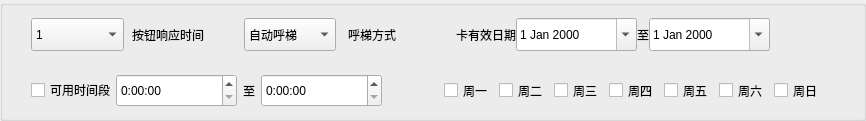
           <widget class="QGroupBox" name="group_card_time">
            <property name="title">
             <string/>
            </property>
            <layout class="QVBoxLayout" name="verticalLayout_18">
             <property name="spacing">
              <number>0</number>
             </property>
             <property name="leftMargin">
              <number>28</number>
             </property>
             <property name="topMargin">
              <number>0</number>
             </property>
             <property name="rightMargin">
              <number>0</number>
             </property>
             <property name="bottomMargin">
              <number>0</number>
             </property>
             <item>
              <layout class="QHBoxLayout" name="horizontalLayout_10">
               <property name="topMargin">
                <number>12</number>
               </property>
               <property name="bottomMargin">
                <number>11</number>
               </property>
               <item>
                <widget class="QComboBox" name="comboBox_response_time">
                 <property name="sizePolicy">
                  <sizepolicy hsizetype="Expanding" vsizetype="Expanding">
                   <horstretch>0</horstretch>
                   <verstretch>0</verstretch>
                  </sizepolicy>
                 </property>
                 <property name="minimumSize">
                  <size>
                   <width>0</width>
                   <height>33</height>
                  </size>
                 </property>
                 <property name="maximumSize">
                  <size>
                   <width>150</width>
                   <height>33</height>
                  </size>
                 </property>
                 <item>
                  <property name="text">
                   <string>1</string>
                  </property>
                 </item>
                 <item>
                  <property name="text">
                   <string>2</string>
                  </property>
                 </item>
                 <item>
                  <property name="text">
                   <string>3</string>
                  </property>
                 </item>
                 <item>
                  <property name="text">
                   <string>4</string>
                  </property>
                 </item>
                 <item>
                  <property name="text">
                   <string>5</string>
                  </property>
                 </item>
                </widget>
               </item>
               <item>
                <widget class="QLabel" name="label_28">
                 <property name="minimumSize">
                  <size>
                   <width>80</width>
                   <height>25</height>
                  </size>
                 </property>
                 <property name="maximumSize">
                  <size>
                   <width>80</width>
                   <height>25</height>
                  </size>
                 </property>
                 <property name="text">
                  <string>按钮响应时间</string>
                 </property>
                 <property name="alignment">
                  <set>Qt::AlignRight|Qt::AlignTrailing|Qt::AlignVCenter</set>
                 </property>
                </widget>
               </item>
               <item>
                <spacer name="horizontalSpacer_35">
                 <property name="orientation">
                  <enum>Qt::Horizontal</enum>
                 </property>
                 <property name="sizeType">
                  <enum>QSizePolicy::Fixed</enum>
                 </property>
                 <property name="sizeHint" stdset="0">
                  <size>
                   <width>40</width>
                   <height>20</height>
                  </size>
                 </property>
                </spacer>
               </item>
               <item>
                <widget class="QComboBox" name="comboBox_calltype">
                 <property name="sizePolicy">
                  <sizepolicy hsizetype="Expanding" vsizetype="Expanding">
                   <horstretch>0</horstretch>
                   <verstretch>0</verstretch>
                  </sizepolicy>
                 </property>
                 <property name="minimumSize">
                  <size>
                   <width>0</width>
                   <height>33</height>
                  </size>
                 </property>
                 <property name="maximumSize">
                  <size>
                   <width>150</width>
                   <height>33</height>
                  </size>
                 </property>
                 <item>
                  <property name="text">
                   <string>自动呼梯</string>
                  </property>
                 </item>
                 <item>
                  <property name="text">
                   <string>手动呼梯</string>
                  </property>
                 </item>
                </widget>
               </item>
               <item>
                <widget class="QLabel" name="label_29">
                 <property name="minimumSize">
                  <size>
                   <width>60</width>
                   <height>25</height>
                  </size>
                 </property>
                 <property name="maximumSize">
                  <size>
                   <width>60</width>
                   <height>25</height>
                  </size>
                 </property>
                 <property name="text">
                  <string>呼梯方式</string>
                 </property>
                 <property name="alignment">
                  <set>Qt::AlignRight|Qt::AlignTrailing|Qt::AlignVCenter</set>
                 </property>
                </widget>
               </item>
               <item>
                <spacer name="horizontalSpacer_13">
                 <property name="orientation">
                  <enum>Qt::Horizontal</enum>
                 </property>
                 <property name="sizeType">
                  <enum>QSizePolicy::Fixed</enum>
                 </property>
                 <property name="sizeHint" stdset="0">
                  <size>
                   <width>40</width>
                   <height>20</height>
                  </size>
                 </property>
                </spacer>
               </item>
               <item>
                <widget class="QLabel" name="label_45">
                 <property name="minimumSize">
                  <size>
                   <width>80</width>
                   <height>25</height>
                  </size>
                 </property>
                 <property name="maximumSize">
                  <size>
                   <width>80</width>
                   <height>25</height>
                  </size>
                 </property>
                 <property name="text">
                  <string>卡有效日期</string>
                 </property>
                 <property name="alignment">
                  <set>Qt::AlignRight|Qt::AlignTrailing|Qt::AlignVCenter</set>
                 </property>
                </widget>
               </item>
               <item>
                <widget class="QDateEdit" name="date_card_start">
                 <property name="sizePolicy">
                  <sizepolicy hsizetype="Expanding" vsizetype="Expanding">
                   <horstretch>0</horstretch>
                   <verstretch>0</verstretch>
                  </sizepolicy>
                 </property>
                 <property name="minimumSize">
                  <size>
                   <width>121</width>
                   <height>33</height>
                  </size>
                 </property>
                 <property name="maximumSize">
                  <size>
                   <width>121</width>
                   <height>33</height>
                  </size>
                 </property>
                 <property name="minimumDate">
                  <date>
                   <year>2000</year>
                   <month>1</month>
                   <day>1</day>
                  </date>
                 </property>
                 <property name="calendarPopup">
                  <bool>true</bool>
                 </property>
                </widget>
               </item>
               <item>
                <widget class="QLabel" name="label_27">
                 <property name="minimumSize">
                  <size>
                   <width>0</width>
                   <height>25</height>
                  </size>
                 </property>
                 <property name="maximumSize">
                  <size>
                   <width>16777215</width>
                   <height>25</height>
                  </size>
                 </property>
                 <property name="text">
                  <string>至</string>
                 </property>
                 <property name="alignment">
                  <set>Qt::AlignRight|Qt::AlignTrailing|Qt::AlignVCenter</set>
                 </property>
                </widget>
               </item>
               <item>
                <widget class="QDateEdit" name="date_card_end">
                 <property name="sizePolicy">
                  <sizepolicy hsizetype="Expanding" vsizetype="Expanding">
                   <horstretch>0</horstretch>
                   <verstretch>0</verstretch>
                  </sizepolicy>
                 </property>
                 <property name="minimumSize">
                  <size>
                   <width>121</width>
                   <height>33</height>
                  </size>
                 </property>
                 <property name="maximumSize">
                  <size>
                   <width>121</width>
                   <height>33</height>
                  </size>
                 </property>
                 <property name="minimumDate">
                  <date>
                   <year>2000</year>
                   <month>1</month>
                   <day>1</day>
                  </date>
                 </property>
                 <property name="calendarPopup">
                  <bool>true</bool>
                 </property>
                </widget>
               </item>
               <item>
                <spacer name="horizontalSpacer_36">
                 <property name="orientation">
                  <enum>Qt::Horizontal</enum>
                 </property>
                 <property name="sizeHint" stdset="0">
                  <size>
                   <width>40</width>
                   <height>20</height>
                  </size>
                 </property>
                </spacer>
               </item>
              </layout>
             </item>
             <item>
              <layout class="QHBoxLayout" name="horizontalLayout_70">
               <property name="topMargin">
                <number>0</number>
               </property>
               <item>
                <widget class="QCheckBox" name="checkBox_available_time">
                 <property name="text">
                  <string>可用时间段</string>
                 </property>
                </widget>
               </item>
               <item>
                <layout class="QHBoxLayout" name="horizontalLayout_25">
                 <property name="spacing">
                  <number>6</number>
                 </property>
                 <item>
                  <widget class="QWidget" name="widget_available_time" native="true">
                   <property name="minimumSize">
                    <size>
                     <width>100</width>
                     <height>0</height>
                    </size>
                   </property>
                   <layout class="QHBoxLayout" name="horizontalLayout_69">
                    <property name="spacing">
                     <number>6</number>
                    </property>
                    <property name="leftMargin">
                     <number>0</number>
                    </property>
                    <property name="topMargin">
                     <number>12</number>
                    </property>
                    <property name="rightMargin">
                     <number>0</number>
                    </property>
                    <property name="bottomMargin">
                     <number>11</number>
                    </property>
                    <item>
                     <widget class="QTimeEdit" name="time_card_start">
                      <property name="sizePolicy">
                       <sizepolicy hsizetype="Expanding" vsizetype="Expanding">
                        <horstretch>0</horstretch>
                        <verstretch>0</verstretch>
                       </sizepolicy>
                      </property>
                      <property name="minimumSize">
                       <size>
                        <width>121</width>
                        <height>33</height>
                       </size>
                      </property>
                      <property name="maximumSize">
                       <size>
                        <width>121</width>
                        <height>33</height>
                       </size>
                      </property>
                      <property name="displayFormat">
                       <string>H:mm:ss</string>
                      </property>
                      <property name="calendarPopup">
                       <bool>true</bool>
                      </property>
                     </widget>
                    </item>
                    <item>
                     <widget class="QLabel" name="label_40">
                      <property name="minimumSize">
                       <size>
                        <width>0</width>
                        <height>25</height>
                       </size>
                      </property>
                      <property name="maximumSize">
                       <size>
                        <width>16777215</width>
                        <height>25</height>
                       </size>
                      </property>
                      <property name="text">
                       <string>至</string>
                      </property>
                      <property name="alignment">
                       <set>Qt::AlignRight|Qt::AlignTrailing|Qt::AlignVCenter</set>
                      </property>
                     </widget>
                    </item>
                    <item>
                     <widget class="QTimeEdit" name="time_card_end">
                      <property name="sizePolicy">
                       <sizepolicy hsizetype="Expanding" vsizetype="Expanding">
                        <horstretch>0</horstretch>
                        <verstretch>0</verstretch>
                       </sizepolicy>
                      </property>
                      <property name="minimumSize">
                       <size>
                        <width>121</width>
                        <height>33</height>
                       </size>
                      </property>
                      <property name="maximumSize">
                       <size>
                        <width>121</width>
                        <height>33</height>
                       </size>
                      </property>
                      <property name="displayFormat">
                       <string>H:mm:ss</string>
                      </property>
                      <property name="calendarPopup">
                       <bool>true</bool>
                      </property>
                     </widget>
                    </item>
                    <item>
                     <widget class="QLabel" name="label_23">
                      <property name="minimumSize">
                       <size>
                        <width>50</width>
                        <height>0</height>
                       </size>
                      </property>
                      <property name="text">
                       <string/>
                      </property>
                     </widget>
                    </item>
                    <item>
                     <widget class="QCheckBox" name="check_card_week_1">
                      <property name="minimumSize">
                       <size>
                        <width>0</width>
                        <height>25</height>
                       </size>
                      </property>
                      <property name="maximumSize">
                       <size>
                        <width>16777215</width>
                        <height>25</height>
                       </size>
                      </property>
                      <property name="text">
                       <string>周一</string>
                      </property>
                      <property name="tristate">
                       <bool>false</bool>
                      </property>
                     </widget>
                    </item>
                    <item>
                     <widget class="QCheckBox" name="check_card_week_2">
                      <property name="minimumSize">
                       <size>
                        <width>0</width>
                        <height>25</height>
                       </size>
                      </property>
                      <property name="maximumSize">
                       <size>
                        <width>16777215</width>
                        <height>25</height>
                       </size>
                      </property>
                      <property name="text">
                       <string>周二</string>
                      </property>
                      <property name="checkable">
                       <bool>true</bool>
                      </property>
                     </widget>
                    </item>
                    <item>
                     <widget class="QCheckBox" name="check_card_week_3">
                      <property name="minimumSize">
                       <size>
                        <width>0</width>
                        <height>25</height>
                       </size>
                      </property>
                      <property name="maximumSize">
                       <size>
                        <width>16777215</width>
                        <height>25</height>
                       </size>
                      </property>
                      <property name="text">
                       <string>周三</string>
                      </property>
                     </widget>
                    </item>
                    <item>
                     <widget class="QCheckBox" name="check_card_week_4">
                      <property name="minimumSize">
                       <size>
                        <width>0</width>
                        <height>25</height>
                       </size>
                      </property>
                      <property name="maximumSize">
                       <size>
                        <width>16777215</width>
                        <height>25</height>
                       </size>
                      </property>
                      <property name="text">
                       <string>周四</string>
                      </property>
                     </widget>
                    </item>
                    <item>
                     <widget class="QCheckBox" name="check_card_week_5">
                      <property name="minimumSize">
                       <size>
                        <width>0</width>
                        <height>25</height>
                       </size>
                      </property>
                      <property name="maximumSize">
                       <size>
                        <width>16777215</width>
                        <height>25</height>
                       </size>
                      </property>
                      <property name="text">
                       <string>周五</string>
                      </property>
                     </widget>
                    </item>
                    <item>
                     <widget class="QCheckBox" name="check_card_week_7">
                      <property name="minimumSize">
                       <size>
                        <width>0</width>
                        <height>25</height>
                       </size>
                      </property>
                      <property name="maximumSize">
                       <size>
                        <width>16777215</width>
                        <height>25</height>
                       </size>
                      </property>
                      <property name="text">
                       <string>周六</string>
                      </property>
                     </widget>
                    </item>
                    <item>
                     <widget class="QCheckBox" name="check_card_week_6">
                      <property name="minimumSize">
                       <size>
                        <width>0</width>
                        <height>25</height>
                       </size>
                      </property>
                      <property name="maximumSize">
                       <size>
                        <width>16777215</width>
                        <height>25</height>
                       </size>
                      </property>
                      <property name="text">
                       <string>周日</string>
                      </property>
                     </widget>
                    </item>
                   </layout>
                  </widget>
                 </item>
                 <item>
                  <spacer name="horizontalSpacer_21">
                   <property name="orientation">
                    <enum>Qt::Horizontal</enum>
                   </property>
                   <property name="sizeHint" stdset="0">
                    <size>
                     <width>40</width>
                     <height>20</height>
                    </size>
                   </property>
                  </spacer>
                 </item>
                </layout>
               </item>
              </layout>
             </item>
            </layout>
           </widget>
